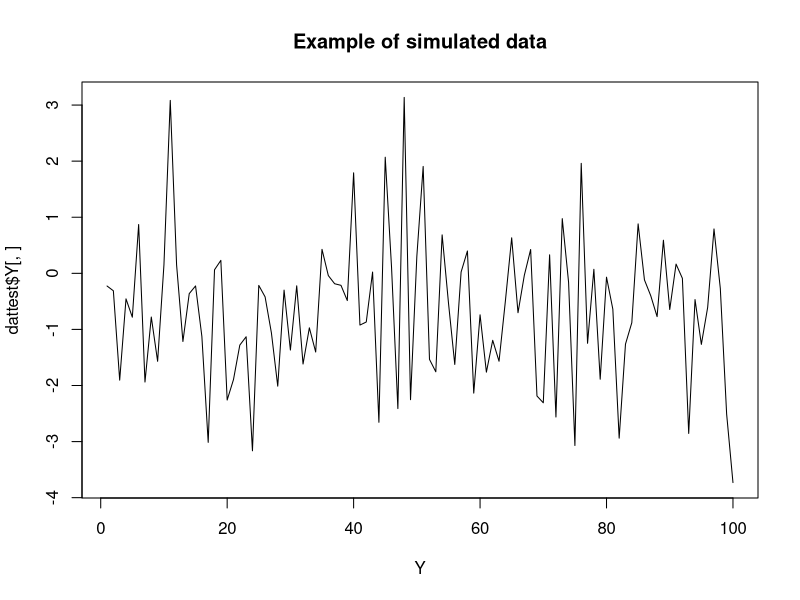

Write R code to recreate this figure.
mysterious.data <- function(N, Nt, phi_on_W1 = 0.2,
                            phi_on_W2 = 0.1,
                            beta_on_W1 = 0.1,
                            beta_on_W2 = 0.3,
                            lnV_on_W1 = 0.2,
                            lnV_on_W2 = 0.3,
                            alpha_on_W1 = 0.6,
                            alpha_on_W2 = 0.2,
                            int_beta = 0.2,
                            int_phi= 0.1,
                            alpha_var = 0.4,
                            beta_var = 0.3,
                            phi_var = 0.03,
                            ln_var_var = 0.2){
  #
  # Simulate the data from McNeish 2019
  # Intput: 
  #        N: Number of people
  #        Nt: Number of Time points
  # Returns: 
  #          Y (N x Nt)
  #          X (N x Nt)
  #          W (N x 2)
  # 
  
  W1 <- rnorm(N, 0, 1) # this is correct for the output
  W2 <- rnorm(N, 0, 1)
  
  Y <- matrix(NA, nrow=N, ncol=Nt)
  X <- matrix(NA, nrow=N, ncol=Nt)
  
  for (i in 1:N){
    alpha  <-       (alpha_on_W1 * W1[i]) + (alpha_on_W2 * W2[i]) + rnorm(1,0, sd =sqrt(alpha_var))
    phi    <- int_phi + (phi_on_W1 * W1[i]) + (phi_on_W2 * W2[i]) + rnorm(1,0, sd =sqrt(phi_var))
    beta   <- int_beta + (beta_on_W1 * W1[i]) + (beta_on_W2 * W2[i]) + rnorm(1,0, sd = sqrt(beta_var))
    ln_var <-       (lnV_on_W1 * W1[i]) + (lnV_on_W2 * W2[i]) + rnorm(1,0,sd = sqrt(ln_var_var))
    
    
    Yi <- rnorm(Nt+1,0,0)
    Yi[1] <- alpha + rnorm(1,0,sd=sqrt(exp(ln_var)))
    Xi <- rnorm(Nt+1, 0 , sd = 1) # Variance = 1 as per paper
    for (t in 2:(Nt+1)){
      Yi[t] <- alpha + phi * (Yi[t - 1]-alpha) + beta * Xi[t] + rnorm(1,0,sd=sqrt(exp(ln_var)))
      
    }
    
    Y[i,] <- Yi[2:(Nt+1)]
    X[i,] <- Xi[2:(Nt+1)]
    
    
  }
  W <- matrix(c(W1,W2), nrow=N, ncol=2, byrow=F)
  return(list(Y = Y,
              X = X,
              W = W))
  
}

dattest <- mysterious.data(1,100)
plot(dattest$Y[,],type="l",main="Example of simulated data",xlab = "Y")
dattest$Y

